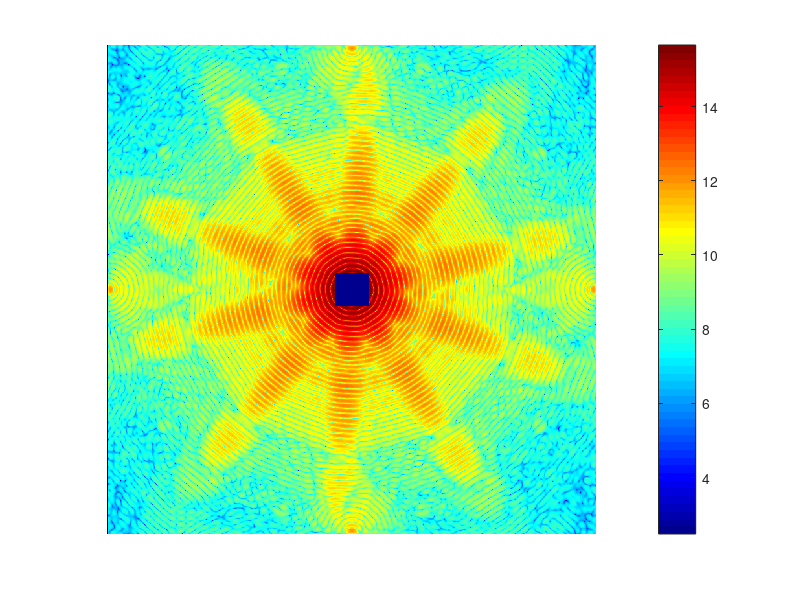

Write MATLAB code to recreate this figure. (Note: this script raises an error after producing the figure.)
n_iter = 100;

wn = 0.1;
bs = 25;

% load('lena_101.mat');
load('mimivirus_img_105.mat'); % mimivirus

img = im2double(img_padded);
fimg = abs(fft2(img));

fimg = sqrt ( wn^-1 * poissrnd(wn*fimg.^2 ) );

cc = (size(fimg,1)+1)/2;

fimg = fftshift(fimg);
fimg( (cc-bs):(cc+bs), (cc-bs):(cc+bs) ) = 0;
fimg = ifftshift(fimg);

timers = zeros(5,1);

figure(3001);
imagesc( fftshift( log10(abs(fimg).^2) ) );
axis image;
axis off;
colormap(jet);
colorbar;


%% generate LR image

xx = linspace(-0.5, 0.5, size(img, 2));
yy = linspace(-0.5, 0.5, size(img, 1));

[XX, YY] = meshgrid(xx, yy);
RR = sqrt( XX.^2 + YY.^2 );

sig = 0.01;
G = exp( -(RR).^2/(2*sig) );

% figure(3001);
% imagesc(G);
% axis image;
% colormap(jet);
% colorbar;


img_lrs = ifft2( fft2(img) .* ifftshift(sqrt(G)), 'symmetric');

figure(3002);
imshow(img_lrs);
imwrite(img_lrs, ['mimivirus_lrs_sig' int0str(10000*sig, 5) '.png']);

%% test 1: ADM-HIO

tic;
[x1,y1,lambda1,ers1] = adm_hio(fimg, mask, n_iter, img, fimg==0);
toc
timesr(1) = toc;

figure(3011);
plot(1:n_iter, ers1, 'LineWidth', 2);
set(gca, 'FontSize', 16);
xlabel('iteration number');
ylabel('E_R');
legend('x', 'y');

%% test 2: ADM-HIO-LR

tic;
[x2,y2,lambda2,ers2] = adm_hio_lr(fimg, mask, img_lrs, n_iter, img, fimg==0);
toc
timers(2) = toc;

figure(3012);
plot(1:n_iter, ers2, 'LineWidth', 2);
set(gca, 'FontSize', 16);
xlabel('iteration number');
ylabel('E_R');
legend('x', 'y');

%% test 3: ADM-HIO-LR-TV

%% test 4: HIO-LR-RS

tic;
[x4, efs4, ers4] = hio2d_lr_rs(fimg, mask, n_iter, img_lrs, img, fimg==0);
toc
times(4) = toc;

figure(3014);
plot(1:n_iter, ers4, 'LineWidth', 2);
set(gca, 'FontSize', 16);
xlabel('iteration number');
ylabel('E_R');
legend('x1', 'x2');

%% test 5: HIO

tic;
[x5, efs5, ers5] = hio2d(fimg, mask, n_iter, fimg==0, [], img);
toc
timers(5) = toc;

figure(3015);
plot(1:n_iter, ers5, 'LineWidth', 2);
set(gca, 'FontSize', 16);
xlabel('iteration number');
ylabel('E_R');
legend('x');
%% comparison

t = 1:n_iter;

figure(5001);
plot(t, ers5, t, ers1(1,:), t, ers4(1,:), t, ers2(1,:), 'LineWidth', 2);
set(gca, 'FontSize', 16);
xlabel('iteration number');
ylabel('E_R');
legend('HIO','ADM-HIO', 'HIO-LR', 'ADM-HIO-LR');

figure(5002);
semilogy(t, ers5, t, ers1(1,:), t, ers4(1,:), t, ers2(1,:), 'LineWidth', 2);
set(gca, 'FontSize', 16);
xlabel('iteration number');
ylabel('E_R');
legend('HIO (Fienup)','ADM-HIO (Marchesini)', 'HIO-LR (Li)', 'ADM-HIO-LR (Li & Huang)');

save(['mimivirus_lrs_sig' int0str(10000*sig, 5) '_nos' int0str(10000*wn, 7) '_bs' int0str(bs,3) '.mat'], 'x*', 'y*', 'ers*', 'efs*','timers', 't');
